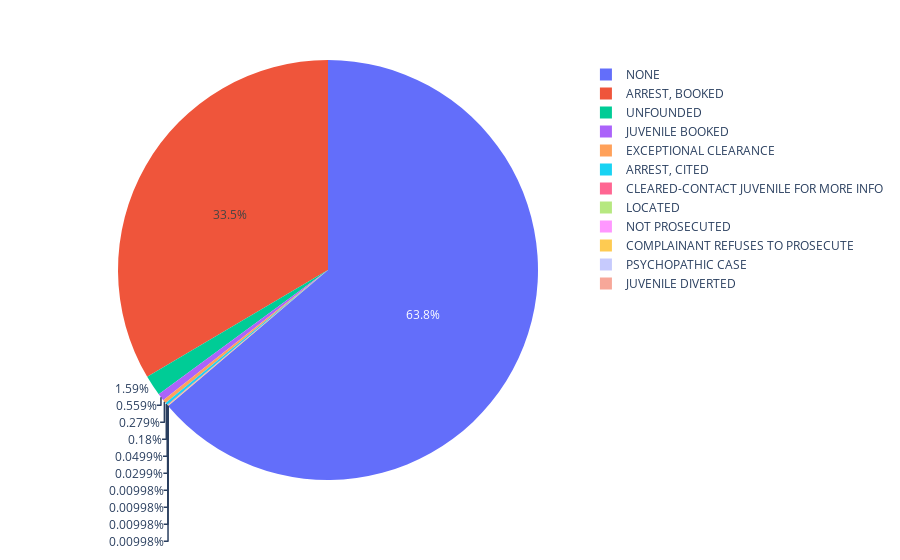

The cell this chart's notebook holds for it:
### Code cell
category_count= category_count
px.pie(category_count, 'Category','Case Count')

### Figure 1 — Plotly figure (JSON) as saved in the notebook; plotly's stock layout.template omitted (floating-point values rounded to 4 significant figures)
{"data": [{"domain": {"x": [0, 1], "y": [0, 1]}, "hovertemplate": "Category=%{label}<br>Case Count=%{value}<extra></extra>", "labels": ["NONE", "ARREST, BOOKED", "UNFOUNDED", "JUVENILE BOOKED", "EXCEPTIONAL CLEARANCE", "ARREST, CITED", "CLEARED-CONTACT JUVENILE FOR MORE INFO", "LOCATED", "NOT PROSECUTED", "COMPLAINANT REFUSES TO PROSECUTE", "PSYCHOPATHIC CASE", "JUVENILE DIVERTED"], "legendgroup": "", "name": "", "showlegend": true, "type": "pie", "values": [6390, 3356, 159, 56, 28, 18, 5, 3, 1, 1, 1, 1]}], "layout": {"legend": {"tracegroupgap": 0}, "margin": {"t": 60}}}
